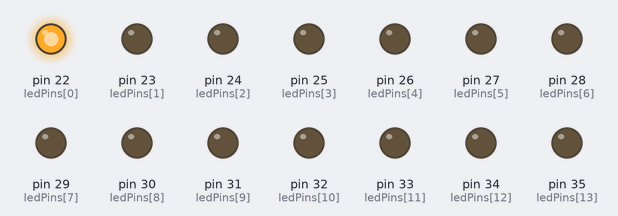
This sketch was run on a simulated Arduino Mega 2560, built with avr-gcc and run on an emulated ATmega2560. Shown: output pins drawn as LEDs (lit = HIGH).

Above: at 0.15 s.
At 1.05 s:
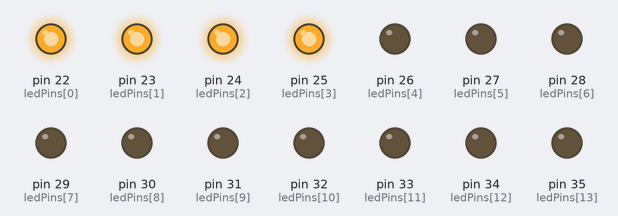
At 2.25 s:
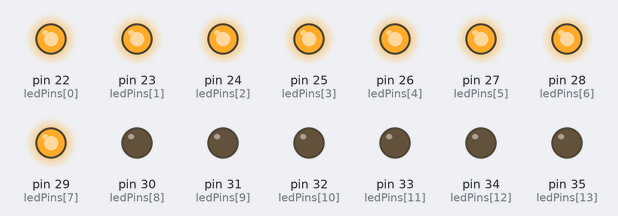
At 4.35 s:
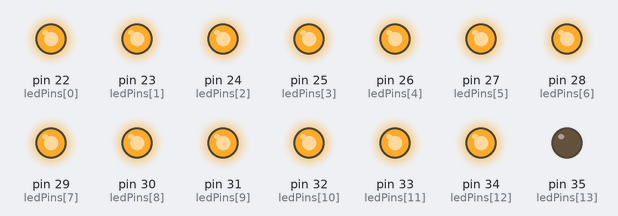
At 6.45 s:
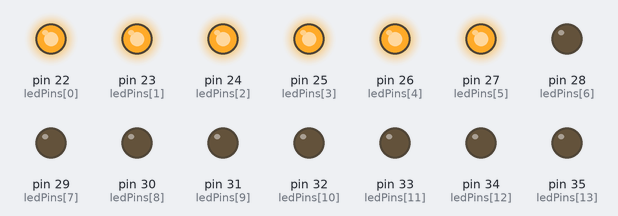
At 8.5 s:
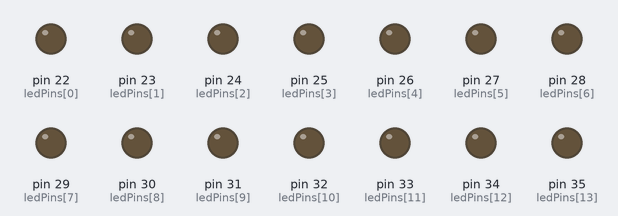
Timing chart, 0 to 11.6 s (numbered marks = the images above):
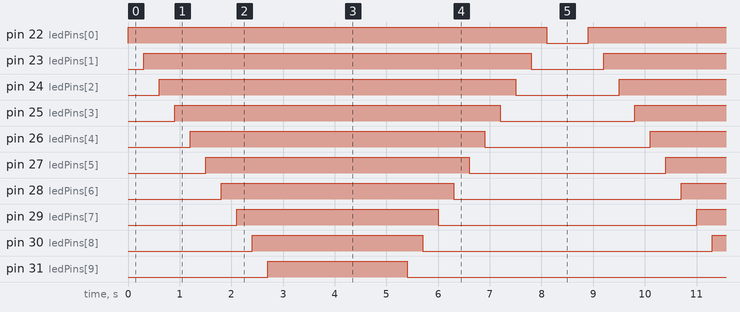

The sketch:

LED_LOOP.ino
```cpp
const int numLEDs = 14;


 // Connect wires to to pins to 22-35 pin slots, Also to GND and 5V

int ledPins[numLEDs] = {22,23,24,25,26,27,28,29,30,31,32,33,34,35};

void setup() {

  for (int i = 0; i < numLEDs; i++) {
    pinMode(ledPins[i], OUTPUT);
  }
}

void loop() {

  for (int i = 0; i < numLEDs; i++) {
    digitalWrite(ledPins[i], HIGH);
    delay(300);
  }


  for (int i = numLEDs - 1; i >= 0; i--) {
    digitalWrite(ledPins[i], LOW);
    delay(300);
  }


  delay(500);
}
```

Measured:
- by itself, pin 22 (ledPins[0]): alternates HIGH for 8.1 s and LOW for 0.80 s
- by itself, pin 23 (ledPins[1]): alternates HIGH for 7.5 s and LOW for 1.4 s
- by itself, pin 24 (ledPins[2]): alternates HIGH for 6.9 s and LOW for 2.0 s
- by itself, pin 25 (ledPins[3]): alternates HIGH for 6.3 s and LOW for 2.6 s
- by itself, pin 26 (ledPins[4]): alternates HIGH for 5.7 s and LOW for 3.2 s
- by itself, pin 27 (ledPins[5]): alternates HIGH for 5.1 s and LOW for 3.8 s
- by itself, pin 28 (ledPins[6]): alternates HIGH for 4.5 s and LOW for 4.4 s
- by itself, pin 29 (ledPins[7]): alternates HIGH for 3.9 s and LOW for 5.0 s
